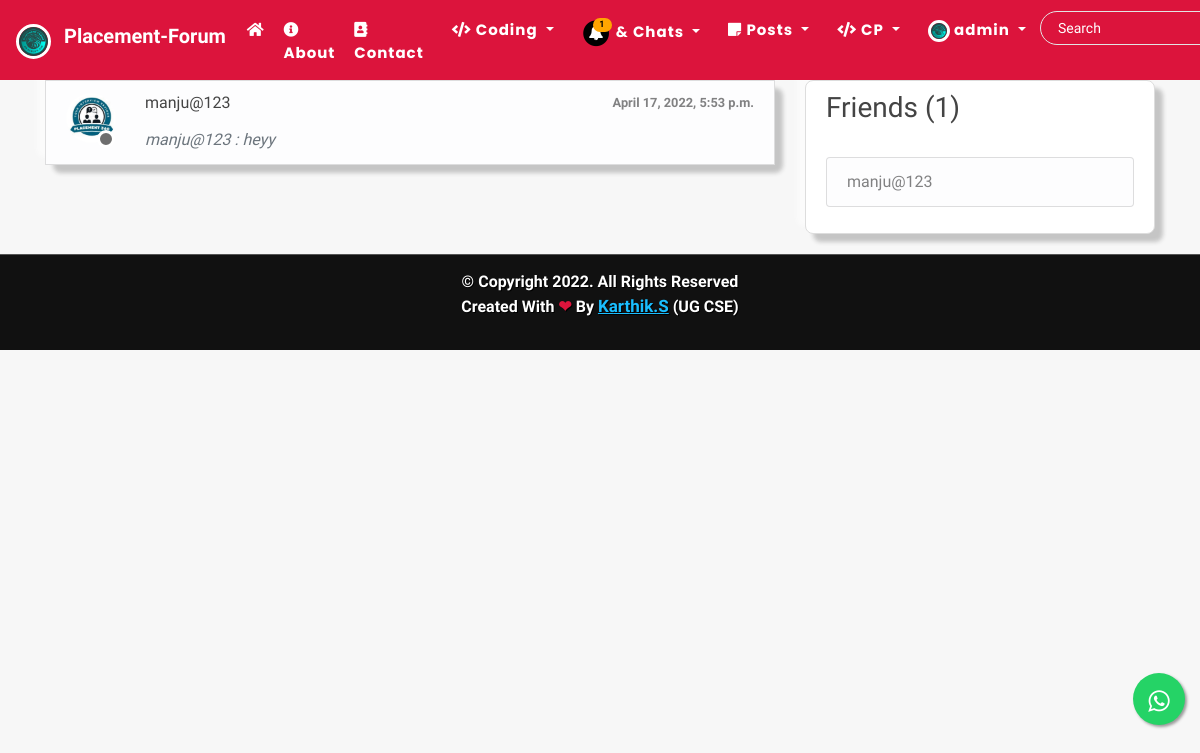
The page /chats/ (signed in) on the database its author committed.
### users/models.py (models this page shows, shortened)
class Profile(models.Model):
    user = models.OneToOneField(User, on_delete=models.CASCADE)
    is_online = models.BooleanField(default=False)
    following = models.ManyToManyField(User, related_name="following", blank=True)
    friends = models.ManyToManyField(User, related_name='my_friends', blank=True)
    bio = models.CharField(default="",blank=True,null=True,max_length=350)
    date_of_birth = models.CharField(blank=True,max_length=150)
    updated = models.DateTimeField(auto_now=True)
    created = models.DateTimeField(auto_now_add=True)
    image = models.ImageField(default='default.jpg', upload_to='profile_pics',blank=True, null=True)

### chat/models.py (models this page shows, shortened)
class Room(models.Model):
    room_id = models.AutoField(primary_key=True)
    author = models.ForeignKey(User, related_name='author_room', on_delete=models.CASCADE)
    friend = models.ForeignKey(User, related_name='friend_room', on_delete=models.CASCADE)
    created = models.DateTimeField(auto_now_add=True)

class Chat(models.Model):
    room_id = models.ForeignKey(Room, on_delete=models.CASCADE, related_name='chats')
    author = models.ForeignKey(User, on_delete=models.CASCADE, related_name='author_msg')
    friend = models.ForeignKey(User, on_delete=models.CASCADE, related_name='friend_msg')
    text = models.CharField(max_length=300)
    date = models.DateTimeField(auto_now_add=True)
    has_seen = models.BooleanField(default=False)

### chat/views.py (the view)
# urls.py: path('', views.room_enroll, name='room-enroll'),
@login_required
def room_enroll(request):
    friends = FriendList.objects.filter(user=request.user)[0].friends.all()
    all_rooms = Room.objects.filter(
        Q(author=request.user) | Q(friend=request.user)
    ).order_by('-created')
    context = {
        'all_rooms':all_rooms,
        'all_friends':friends,
    }
    return render(request, 'chat/join_room.html', context)

### chat/templates/chat/join_room.html (shortened to what this page needs)
{% extends 'blog/base.html' %}
{% load crispy_forms_tags %}
{% load humanize %}
{% block content %}
<div class="col-md-8" style=''>
    <div class="px-0" style='border-radius: 0.5rem;
    box-shadow:  8px 8px 4px #c5c5c5,
                 -8px -8px 4px #fbfbfb;'>
        <div class="bg-white">
        <div class="">
            <div class="list-group rounded-0">
            {% for friend in all_rooms %}
            {% if friend.friend == request.user %}
                <a href="{% url 'room-choice' friend.author.pk %}" class="list-group-item list-group-item-action list-group-item-light rounded-0">
                    <div class="media">
                        <div class="img-cont2">
                            <img src="{{friend.author.profile.image.url}}" alt="room" width="50" height="50" class="rounded-circle">
                            {% if friend.friend.profile.is_online %}
                                <span class="online-circle2"></span>
                            {% else %}
                                <span class="offline-circle2"></span>
                            {% endif %}
                        </div>
                        <div class="media-body ml-4">
                            <div class="d-flex align-items-center justify-content-between mb-3">
                                <h6 class="mb-0">
                                    {{friend.author}}
                                </h6>
                                <small class="small font-weight-bold">{{friend.chats.all.last.date}}</small>
                            </div>
                            <p class="font-italic text-muted mb-0 text-small">
                                {% if friend.chats.all.last.text %}
                                    {% if friend.chats.all.last.author == request.user %}
                                        You : {{friend.chats.all.last.text|truncatechars_html:"30"}}
                                    {% else %}
                                        {{friend.chats.all.last.author}} : {{friend.chats.all.last.text|truncatechars_html:"30"}}
                                    {% endif %}
                                {% endif %}
                            </p>
                        </div>
                    </div>
                </a>
            {% endif %}
            {% endfor %}
            </div>
        </div>
        </div>
    </div>
<br>
</div>
<br>
<div class="col-md-4" style=''>
    <div class="content-section" style='border-radius: 0.5rem;
    box-shadow:  8px 8px 4px #c5c5c5,
                 -8px -8px 4px #fbfbfb;'>
        <h3>Friends ({{all_friends.count}})</h3>
        <br>
            <ul class="list-group">
                {% for frnd in all_friends %}
                    <li class="list-group-item list-group-item-light">{{frnd}}</li>
                {% endfor %}
            </ul>
    </div>
</div>
{% endblock %}

### blog/templates/blog/navbar.html (shortened to what this page needs)
{% load static %}
<nav class="navbar navbar-expand-lg navbar-dark bg-steel fixed-top" style="background-color:crimson">
  <a class="navbar-brand" href="#">
    <img src="/static/blog/images/main-logo.PNG" alt="" width="35" height="35" style="border-radius:10rem;border:3px solid white" class="d-inline-block align-text-top">
    <span style="margin-left:0.5rem;color:white;font-weight:bolder;margin-top:1.2rem" style=""> Placement-Forum </span>
  </a>
  <div class="collapse navbar-collapse" id="navbarSupportedContent">
    <ul class="navbar-nav ml-auto">
      {% if user.is_authenticated %}
      <a class="nav-item nav-link" href="{% url 'blog-home' %}" style="color:white;font-weight:bolder;margin-top:0.2rem;margin-left:-0.2rem"><i class="fas fa-home"></i> </a>
      <a class="nav-item nav-link" href="{% url 'blog-about' %}" style="color:white;font-weight:bolder;margin-top:0.2rem;margin-left:-0.2rem"><i class="fas fa-info-circle"></i> About</a>
      <a class="nav-item nav-link" href="{% url 'blog-contact' %}" style="color:white;font-weight:bolder;margin-top:0.2rem;margin-left:-0.2rem"><i class="fas fa-address-book"></i> Contact</a>
      {% endif %}
      <div class="navbar-nav mr-auto">
        {% if user.is_authenticated %}
         <div class="dropdown" >
          <a class="dropdown-toggle nav-link" href="#" role="button" id="dropdownMenuLink1" style="color:white;font-weight:bolder;margin-top:0.2rem" data-toggle="dropdown" aria-haspopup="true" aria-expanded="false">
            <i class="fas fa-code"></i> Coding
          </a>
        </div>
        {% endif %}
        {% if user.is_authenticated %}
        <div class="dropdown" >
          <a class="dropdown-toggle nav-link" href="#" role="button" id="dropdownMenuLink1" style="color:white;font-weight:bolder;margin-top:0.1rem" data-toggle="dropdown" aria-haspopup="true" aria-expanded="false" style="color:white">
            <span class="fa-stack" data-count="1" style='color:black' >
              <i class="fa fa-circle fa-stack-2x"></i>
              <i class="fa fa-bell fa-stack-1x fa-inverse"></i>
            </span> & Chats
          </a>
        </div>
        <div class="dropdown">
          <a class="dropdown-toggle nav-link" href="#" role="button" id="dropdownMenuLink1" data-toggle="dropdown" aria-haspopup="true" aria-expanded="false" style="color:white;font-weight:bolder;margin-top:0.2rem">
            <i class="fas fa-sticky-note"></i> Posts
          </a>
        </div>
        <div class="dropdown">
          <a class="dropdown-toggle nav-link" href="#" role="button" id="dropdownMenuLink1" data-toggle="dropdown" aria-haspopup="true" aria-expanded="false" style="color:white;font-weight:bolder;margin-top:0.2rem">
            <i class="fas fa-code"></i> CP
          </a>
        </div>
        {% endif %}
        {% if user.is_authenticated %}
          <div class="dropdown">
            <a class="dropdown-toggle nav-link" href="#" role="button" id="dropdownMenuLink2" data-toggle="dropdown" aria-haspopup="true" aria-expanded="false" style="color:white;font-weight:bolder;margin-top:0.2rem">
              <img class="rounded-circle" style="height: 22px; width:22px;border:3px solid white" src="{{user.profile.image.url}}" alt="">&nbsp;{{user|truncatechars:"10"}}
            </a>
          </div>
        {% endif %}
      </div>
      {% if user.is_authenticated %}
      <div id="searchbar" style='margin-top:0.2rem'>
        <form method="GET" action="/search">
          <input required name="query" id="search" type="text" placeholder="Search" >
        </form>
      </div>
    </div>
    {% endif %}
</nav>

### blog/static/blog/main.css (style rules this page uses)
body { background: #f7f7f7; color: #333333; margin-top: 5rem; scroll-behavior: smooth; }
h1, h2, h3, h4, h5, h6 { color: #444444; }
ul { margin: 0; }
.bg-steel { background: crimson; }
.site-header .navbar-nav .nav-link { color: #ffffff; font-family: 'Poppins'; font-weight: 100; margin: 0px 6px; font-size: 15px; letter-spacing: 1px; }
.content-section { background: #ffffff; padding: 10px 20px; border: 1px solid #dddddd; border-radius: 3px; margin-bottom: 20px; }
.img-cont2 { height: 55px; width: 55px; position: relative; }
.offline-circle2 { width: 18px; height: 18px; border-radius: 50%; background-color: #6e6e6e; border: 3px solid white; bottom: 0; right: 6px; position: absolute; }
#searchbar form { width: auto; display: flex; flex-direction: row; border-radius: 50px; padding: 3px 15px; background-color: transparent; border: 1px solid #e4e4e4; margin-right: 10px; }
#searchbar form input::placeholder { color: #fff; font-size: 14px; }
#searchbar form input { border: none; outline: none; color: #fff; font-size: 15px; flex: 1; background-color: transparent; }

### blog/templates/blog/base.html (style rules this page uses)
* { font-family: 'IBM Plex Sans Hebrew', sans-serif; }

### blog/templates/blog/navbar.html (style rules this page uses)
.fa-stack[data-count]:after { position:absolute; right:0%; top:1%; content: attr(data-count); font-size:60%; padding:.7em; border-radius:999px; line-height:.2em; color: black; background:orange; text-align:center; min-width:2em; font-weight:bold; }

### rows shown on the page
Room: author.profile.image (picture), author "manju@123", chats.all.last "April 17, 2022, 5:53 p.m.", chats.all.last.author "manju@123", chats.all.last.text "heyy"

### other values the page prints
{{ user|truncatechars:"10" }} "admin"
{{ all_friends.count }} "1"
{{ frnd }} "manju@123"
